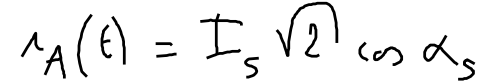
#> input picture offline-crohme-master/offline-crohme-master/my_newdataset/images/116_em_171.inkml.png, 496 x 83 px; its folder holds only this picture in this run
$ python orientation_detection.py
#> lines starting #> are read from the running program, lines starting #| are printed output that depends on the picture
# [152 lines of commented-out code are left out]
import cv2
import glob
import os

def process_image(image_path):
    # Read the original image
    image = cv2.imread(image_path)
#> image is the input picture: shape (83, 496, 3); min 0, max 255, mean 239.3
    if image is None:
        print(f"Error: Could not read the image at {image_path}")
        return None

    # Flip left-to-right (horizontal flip)
    flipped_lr = cv2.flip(image, 1)
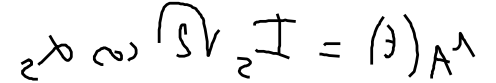
#> flipped_lr: shape (83, 496, 3); min 0, max 255, mean 239.3

    # Flip the horizontally flipped image upside-down (vertical flip)
    flipped_ud = cv2.flip(flipped_lr, 0)
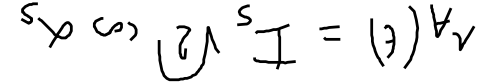
#> flipped_ud: shape (83, 496, 3); min 0, max 255, mean 239.3

    # Now flip the final output (flipped_ud) from right-to-left (another horizontal flip)
    final_output = cv2.flip(flipped_ud, 1)
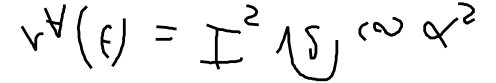
#> final_output: shape (83, 496, 3); min 0, max 255, mean 239.3

    return final_output

def process_all_images(input_folder, output_folder):
    # Create the output folder if it doesn't exist
    if not os.path.exists(output_folder):
        os.makedirs(output_folder)
        print(f"Created folder: {output_folder}")

    # Get all image files in the input folder (adjust pattern if needed, e.g., *.png)
    image_paths = glob.glob(os.path.join(input_folder, "*"))
    print(f"Found {len(image_paths)} images in {input_folder}")

    for image_path in image_paths:
        final_img = process_image(image_path)
        if final_img is not None:
            file_name = os.path.basename(image_path)
            output_path = os.path.join(output_folder, file_name)
            cv2.imwrite(output_path, final_img)
            print(f"Processed and saved: {output_path}")
        else:
            print(f"Skipping {image_path} due to read error.")

if __name__ == "__main__":
    input_folder = "images"          # Folder containing the original images
    output_folder = "images_oriented"  # Folder to save the processed images
    process_all_images(input_folder, output_folder)

$ run again, on offline-crohme-master/offline-crohme-master/my_newdataset/images/124_em_416.inkml.png
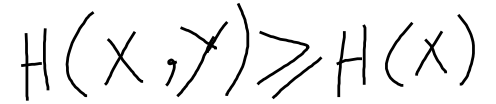
#> input picture offline-crohme-master/offline-crohme-master/my_newdataset/images/124_em_416.inkml.png, 496 x 104 px
#> in process_image, image is the input picture: shape (104, 496, 3); min 0, max 255, mean 238.3
#> in process_image, `flipped_ud = cv2.flip(flipped_lr, 0)`:
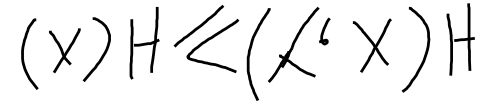
#> flipped_ud: shape (104, 496, 3); min 0, max 255, mean 238.3
#> in process_image, `final_output = cv2.flip(flipped_ud, 1)`:
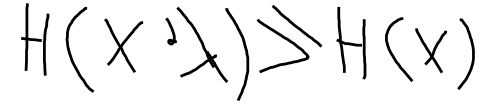
#> final_output: shape (104, 496, 3); min 0, max 255, mean 238.3

$ run again, on offline-crohme-master/offline-crohme-master/my_newdataset/images/126_leissi.inkml.png
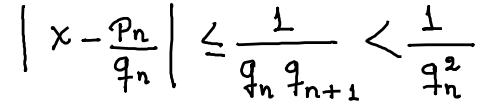
#> input picture offline-crohme-master/offline-crohme-master/my_newdataset/images/126_leissi.inkml.png, 496 x 104 px
#> in process_image, image is the input picture: shape (104, 496, 3); min 0, max 255, mean 236.5
#> in process_image, `flipped_ud = cv2.flip(flipped_lr, 0)`:
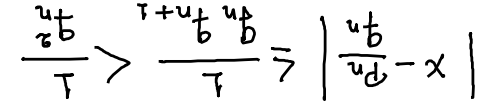
#> flipped_ud: shape (104, 496, 3); min 0, max 255, mean 236.5
#> in process_image, `final_output = cv2.flip(flipped_ud, 1)`:
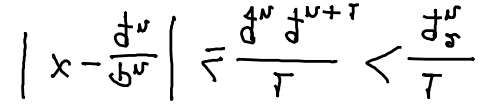
#> final_output: shape (104, 496, 3); min 0, max 255, mean 236.5

$ run again, on offline-crohme-master/offline-crohme-master/my_newdataset/images/2009210-947-218.inkml.png
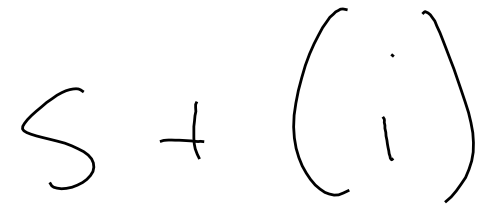
#> input picture offline-crohme-master/offline-crohme-master/my_newdataset/images/2009210-947-218.inkml.png, 496 x 211 px
#> in process_image, image is the input picture: shape (211, 496, 3); min 0, max 255, mean 249.4
#> in process_image, `flipped_ud = cv2.flip(flipped_lr, 0)`:
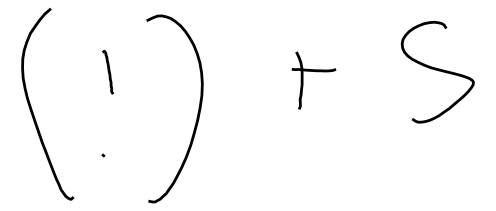
#> flipped_ud: shape (211, 496, 3); min 0, max 255, mean 249.4
#> in process_image, `final_output = cv2.flip(flipped_ud, 1)`:
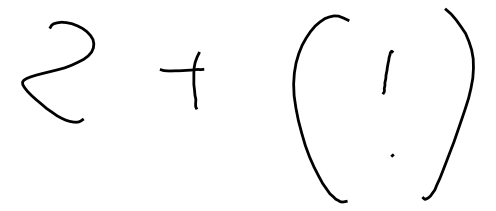
#> final_output: shape (211, 496, 3); min 0, max 255, mean 249.4

$ run again, on offline-crohme-master/offline-crohme-master/my_newdataset/images/116_herbert.inkml.png
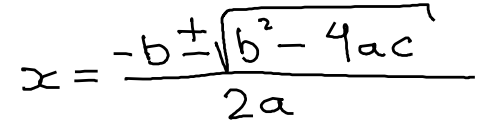
#> input picture offline-crohme-master/offline-crohme-master/my_newdataset/images/116_herbert.inkml.png, 496 x 124 px
#> in process_image, image is the input picture: shape (124, 496, 3); min 0, max 255, mean 238.2
#> in process_image, `flipped_ud = cv2.flip(flipped_lr, 0)`:
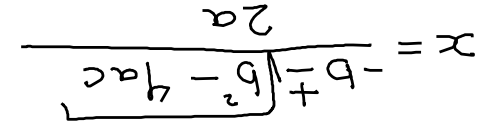
#> flipped_ud: shape (124, 496, 3); min 0, max 255, mean 238.2
#> in process_image, `final_output = cv2.flip(flipped_ud, 1)`:
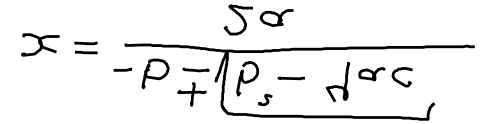
#> final_output: shape (124, 496, 3); min 0, max 255, mean 238.2
